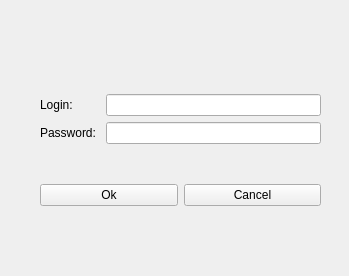
<?xml version="1.0" encoding="UTF-8"?>
<ui version="4.0">
 <class>loginWidget</class>
 <widget class="QWidget" name="loginWidget">
  <property name="geometry">
   <rect>
    <x>0</x>
    <y>0</y>
    <width>349</width>
    <height>276</height>
   </rect>
  </property>
  <property name="windowTitle">
   <string>Welcome</string>
  </property>
  <widget class="QWidget" name="layoutWidget">
   <property name="geometry">
    <rect>
     <x>40</x>
     <y>60</y>
     <width>281</width>
     <height>181</height>
    </rect>
   </property>
   <layout class="QVBoxLayout" name="verticalLayout_2">
    <item>
     <layout class="QVBoxLayout" name="verticalLayout">
      <item>
       <layout class="QGridLayout" name="gridLayout">
        <item row="1" column="1">
         <widget class="QLineEdit" name="passwordLineEdit">
          <property name="inputMethodHints">
           <set>Qt::ImhHiddenText|Qt::ImhLatinOnly|Qt::ImhNoAutoUppercase|Qt::ImhNoPredictiveText|Qt::ImhSensitiveData</set>
          </property>
          <property name="echoMode">
           <enum>QLineEdit::Password</enum>
          </property>
          <property name="clearButtonEnabled">
           <bool>true</bool>
          </property>
         </widget>
        </item>
        <item row="0" column="0">
         <widget class="QLabel" name="loginLable">
          <property name="text">
           <string>Login: </string>
          </property>
         </widget>
        </item>
        <item row="1" column="0">
         <widget class="QLabel" name="passwordLable">
          <property name="text">
           <string>Password: </string>
          </property>
          <property name="textFormat">
           <enum>Qt::AutoText</enum>
          </property>
         </widget>
        </item>
        <item row="0" column="1">
         <widget class="QLineEdit" name="loginLineEdit">
          <property name="clearButtonEnabled">
           <bool>true</bool>
          </property>
         </widget>
        </item>
       </layout>
      </item>
     </layout>
    </item>
    <item>
     <layout class="QHBoxLayout" name="horizontalLayout">
      <item>
       <widget class="QPushButton" name="okPushButton">
        <property name="text">
         <string>Ok</string>
        </property>
       </widget>
      </item>
      <item>
       <widget class="QPushButton" name="cancelPushButton">
        <property name="text">
         <string>Cancel</string>
        </property>
       </widget>
      </item>
     </layout>
    </item>
   </layout>
  </widget>
 </widget>
 <tabstops>
  <tabstop>loginLineEdit</tabstop>
  <tabstop>passwordLineEdit</tabstop>
  <tabstop>cancelPushButton</tabstop>
  <tabstop>okPushButton</tabstop>
 </tabstops>
 <resources/>
 <connections/>
</ui>
